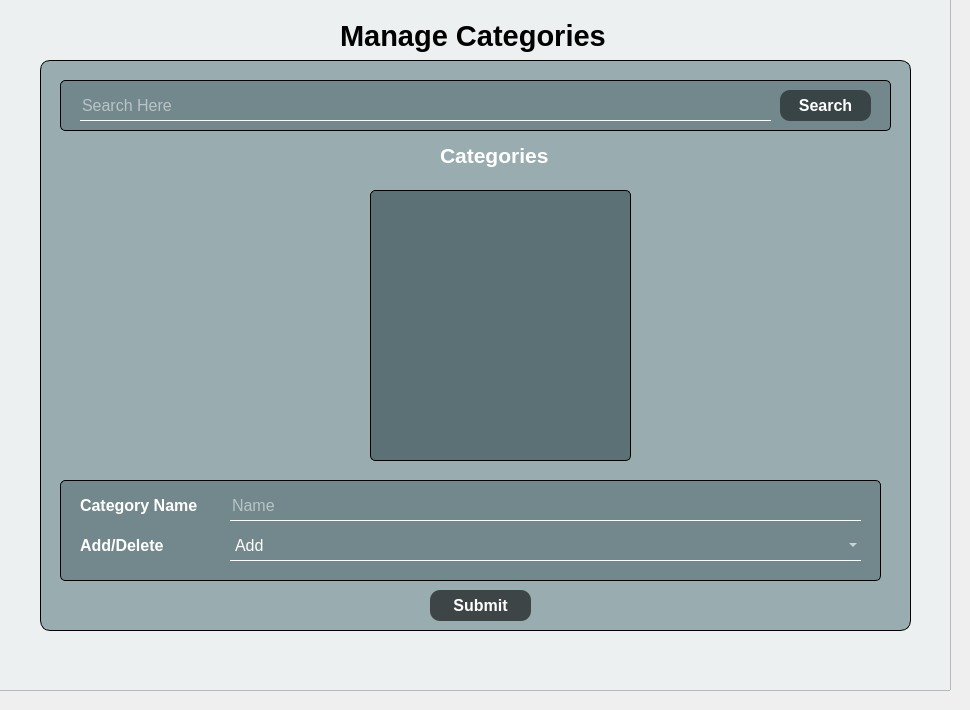
   <widget class="QWidget" name="tab_3">
    <attribute name="title">
     <string>Manage Categories</string>
    </attribute>
    <widget class="QFrame" name="manageCategoriesFrame">
     <property name="geometry">
      <rect>
       <x>-10</x>
       <y>-10</y>
       <width>961</width>
       <height>701</height>
      </rect>
     </property>
     <property name="styleSheet">
      <string notr="true">#manageCategoriesFrame{
background-color: rgb(236,240,241);
}
#manageCatgeorieslbl{
color: black;
}
</string>
     </property>
     <property name="frameShape">
      <enum>QFrame::StyledPanel</enum>
     </property>
     <property name="frameShadow">
      <enum>QFrame::Raised</enum>
     </property>
     <widget class="QFrame" name="full_frame">
      <property name="geometry">
       <rect>
        <x>50</x>
        <y>70</y>
        <width>871</width>
        <height>571</height>
       </rect>
      </property>
      <property name="styleSheet">
       <string notr="true">#full_frame{
	background-color: rgba(99,128,135,0.6);
border: 1px solid black;
border-radius: 10px;
}
#search_frame{
	background-color: rgba(75,98,103,0.5);
border-radius: 5px;
border: 1px solid black;
}
#add_frame{
	background-color: rgba(75,98,103,0.5);
border-radius: 5px;
border: 1px solid black;
}
#cat_lbl_3{
background-color: transparent;
color: white;
}
#add_lbl{
background-color: transparent;
color: white;
}
#searchcategorytxtbox{
background-color: transparent;
border: 1px;
border-bottom: 1px solid white;
color: white;
}
#cat_txtbox{
background-color: transparent;
border: 1px;
border-bottom: 1px solid white;
color: white;
}
#add_combobox{
background-color: transparent;
border: 1px;
border-bottom: 1px solid white;
color: white;
}</string>
      </property>
      <property name="frameShape">
       <enum>QFrame::StyledPanel</enum>
      </property>
      <property name="frameShadow">
       <enum>QFrame::Raised</enum>
      </property>
      <widget class="QTableWidget" name="cat_table">
       <property name="geometry">
        <rect>
         <x>330</x>
         <y>130</y>
         <width>261</width>
         <height>271</height>
        </rect>
       </property>
       <property name="font">
        <font>
         <pointsize>12</pointsize>
         <weight>75</weight>
         <bold>true</bold>
        </font>
       </property>
       <property name="styleSheet">
        <string notr="true">
	background-color: rgba(75,98,103,0.8);
border-radius: 5px;
border: 1px solid black;
color: white;
</string>
       </property>
       <property name="showGrid">
        <bool>false</bool>
       </property>
       <property name="gridStyle">
        <enum>Qt::SolidLine</enum>
       </property>
       <property name="rowCount">
        <number>5</number>
       </property>
       <property name="columnCount">
        <number>1</number>
       </property>
       <attribute name="horizontalHeaderVisible">
        <bool>false</bool>
       </attribute>
       <attribute name="horizontalHeaderHighlightSections">
        <bool>true</bool>
       </attribute>
       <attribute name="verticalHeaderVisible">
        <bool>false</bool>
       </attribute>
       <row/>
       <row/>
       <row/>
       <row/>
       <row/>
       <column/>
       <item row="0" column="0">
        <property name="text">
         <string/>
        </property>
        <property name="font">
         <font>
          <pointsize>8</pointsize>
          <weight>75</weight>
          <bold>true</bold>
         </font>
        </property>
        <property name="textAlignment">
         <set>AlignCenter</set>
        </property>
       </item>
      </widget>
      <widget class="QLabel" name="label_4">
       <property name="geometry">
        <rect>
         <x>400</x>
         <y>80</y>
         <width>121</width>
         <height>31</height>
        </rect>
       </property>
       <property name="font">
        <font>
         <pointsize>16</pointsize>
         <weight>75</weight>
         <bold>true</bold>
        </font>
       </property>
       <property name="styleSheet">
        <string notr="true">color: white;</string>
       </property>
       <property name="text">
        <string>Categories</string>
       </property>
      </widget>
      <widget class="QFrame" name="add_frame">
       <property name="geometry">
        <rect>
         <x>20</x>
         <y>420</y>
         <width>821</width>
         <height>101</height>
        </rect>
       </property>
       <property name="frameShape">
        <enum>QFrame::StyledPanel</enum>
       </property>
       <property name="frameShadow">
        <enum>QFrame::Raised</enum>
       </property>
       <widget class="QComboBox" name="add_combobox">
        <property name="geometry">
         <rect>
          <x>170</x>
          <y>50</y>
          <width>631</width>
          <height>31</height>
         </rect>
        </property>
        <property name="font">
         <font>
          <pointsize>12</pointsize>
         </font>
        </property>
        <item>
         <property name="text">
          <string>Add</string>
         </property>
        </item>
        <item>
         <property name="text">
          <string>Delete</string>
         </property>
        </item>
       </widget>
       <widget class="QLineEdit" name="cat_txtbox">
        <property name="geometry">
         <rect>
          <x>170</x>
          <y>10</y>
          <width>631</width>
          <height>31</height>
         </rect>
        </property>
        <property name="font">
         <font>
          <pointsize>12</pointsize>
         </font>
        </property>
        <property name="placeholderText">
         <string>Name</string>
        </property>
       </widget>
       <widget class="QLabel" name="add_lbl">
        <property name="geometry">
         <rect>
          <x>20</x>
          <y>50</y>
          <width>121</width>
          <height>31</height>
         </rect>
        </property>
        <property name="font">
         <font>
          <pointsize>12</pointsize>
          <weight>75</weight>
          <bold>true</bold>
         </font>
        </property>
        <property name="text">
         <string>Add/Delete</string>
        </property>
       </widget>
       <widget class="QLabel" name="cat_lbl_3">
        <property name="geometry">
         <rect>
          <x>20</x>
          <y>10</y>
          <width>141</width>
          <height>31</height>
         </rect>
        </property>
        <property name="font">
         <font>
          <pointsize>12</pointsize>
          <weight>75</weight>
          <bold>true</bold>
         </font>
        </property>
        <property name="text">
         <string>Category Name</string>
        </property>
       </widget>
      </widget>
      <widget class="QFrame" name="search_frame">
       <property name="geometry">
        <rect>
         <x>20</x>
         <y>20</y>
         <width>831</width>
         <height>51</height>
        </rect>
       </property>
       <property name="frameShape">
        <enum>QFrame::StyledPanel</enum>
       </property>
       <property name="frameShadow">
        <enum>QFrame::Raised</enum>
       </property>
       <widget class="QLineEdit" name="searchcategorytxtbox">
        <property name="geometry">
         <rect>
          <x>20</x>
          <y>10</y>
          <width>691</width>
          <height>31</height>
         </rect>
        </property>
        <property name="font">
         <font>
          <pointsize>12</pointsize>
         </font>
        </property>
        <property name="placeholderText">
         <string>Search Here</string>
        </property>
       </widget>
       <widget class="QPushButton" name="searchcategoryBtn">
        <property name="geometry">
         <rect>
          <x>720</x>
          <y>10</y>
          <width>91</width>
          <height>31</height>
         </rect>
        </property>
        <property name="font">
         <font>
          <pointsize>12</pointsize>
          <weight>75</weight>
          <bold>true</bold>
         </font>
        </property>
        <property name="styleSheet">
         <string notr="true">#searchcategoryBtn:hover{
background-color: rgba(0,0,0,0.8);
border-radius: 10px;
color: white;
}
#searchcategoryBtn{
background-color: rgba(0,0,0,0.5);
border-radius: 10px;
color: white;
}</string>
        </property>
        <property name="text">
         <string>Search</string>
        </property>
       </widget>
      </widget>
      <widget class="QPushButton" name="submitcategorybtn">
       <property name="geometry">
        <rect>
         <x>390</x>
         <y>530</y>
         <width>101</width>
         <height>31</height>
        </rect>
       </property>
       <property name="font">
        <font>
         <pointsize>12</pointsize>
         <weight>75</weight>
         <bold>true</bold>
        </font>
       </property>
       <property name="styleSheet">
        <string notr="true">
#submitcategorybtn:hover{
background-color: rgba(0,0,0,0.8);
border-radius: 10px;
color: white;
}
#submitcategorybtn{
background-color: rgba(0,0,0,0.6);
border-radius: 10px;
color: white;
}</string>
       </property>
       <property name="text">
        <string>Submit</string>
       </property>
      </widget>
     </widget>
     <widget class="QLabel" name="manageCatgeorieslbl">
      <property name="geometry">
       <rect>
        <x>350</x>
        <y>20</y>
        <width>281</width>
        <height>51</height>
       </rect>
      </property>
      <property name="font">
       <font>
        <pointsize>22</pointsize>
        <weight>75</weight>
        <bold>true</bold>
       </font>
      </property>
      <property name="text">
       <string>Manage Categories</string>
      </property>
     </widget>
     <widget class="QLabel" name="label_5">
      <property name="geometry">
       <rect>
        <x>-70</x>
        <y>-90</y>
        <width>1071</width>
        <height>761</height>
       </rect>
      </property>
      <property name="styleSheet">
       <string notr="true">image: url(:/newPrefix/Gated-Products.jpg);</string>
      </property>
      <property name="text">
       <string/>
      </property>
     </widget>
     <zorder>label_5</zorder>
     <zorder>full_frame</zorder>
     <zorder>manageCatgeorieslbl</zorder>
    </widget>
   </widget>
